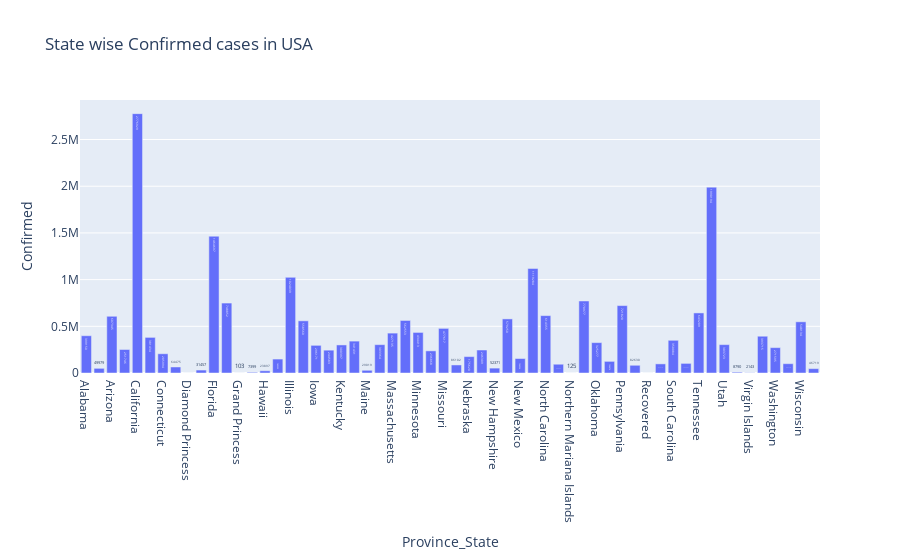

The notebook cell this image was saved under:
### Markdown cell above
### Plot Province/State Wise Confirmed cases in USA

### Code cell
df8 = df_usa.groupby(['Province_State'])['Confirmed'].sum().reset_index()
fig = px.bar(df8, x='Province_State', y='Confirmed', title='State wise Confirmed cases in USA', text='Confirmed')
fig.show()

### Figure 1 — Plotly figure (JSON) as saved in the notebook; plotly's stock layout.template omitted (floating-point values rounded to 4 significant figures)
{"data": [{"alignmentgroup": "True", "hovertemplate": "Province_State=%{x}<br>Confirmed=%{text}<extra></extra>", "legendgroup": "", "marker": {"color": "#636efa", "pattern": {"shape": ""}}, "name": "", "offsetgroup": "", "orientation": "v", "showlegend": false, "text": [399150, 49979, 607345, 251746, 2776929, 381434, 205994, 64475, 49, 31457, 1464697, 748852, 103, 7399, 23897, 149235, 1024039, 558560, 296171, 244583, 300397, 341431, 29019, 303364, 427135, 562553, 434413, 236868, 477617, 86102, 175620, 246309, 52371, 579250, 154954, 1119284, 614355, 93950, 125, 770977, 325277, 124476, 721820, 82630, 0, 97614, 350084, 102901, 643209, 1990194, 303723, 8790, 2143, 393715, 271595, 99778, 548134, 46719], "textposition": "auto", "type": "bar", "x": ["Alabama", "Alaska", "Arizona", "Arkansas", "California", "Colorado", "Connecticut", "Delaware", "Diamond Princess", "District of Columbia", "Florida", "Georgia", "Grand Princess", "Guam", "Hawaii", "Idaho", "Illinois", "Indiana", "Iowa", "Kansas", "Kentucky", "Louisiana", "Maine", "Maryland", "Massachusetts", "Michigan", "Minnesota", "Mississippi", "Missouri", "Montana", "Nebraska", "Nevada", "New Hampshire", "New Jersey", "New Mexico", "New York", "North Carolina", "North Dakota", "Northern Mariana Islands", "Ohio", "Oklahoma", "Oregon", "Pennsylvania", "Puerto Rico", "Recovered", "Rhode Island", "South Carolina", "South Dakota", "Tennessee", "Texas", "Utah", "Vermont", "Virgin Islands", "Virginia", "Washington", "West Virginia", "Wisconsin", "Wyoming"], "xaxis": "x", "y": [399150, 49979, 607345, 251746, 2776929, 381434, 205994, 64475, 49, 31457, 1464697, 748852, 103, 7399, 23897, 149235, 1024039, 558560, 296171, 244583, 300397, 341431, 29019, 303364, 427135, 562553, 434413, 236868, 477617, 86102, 175620, 246309, 52371, 579250, 154954, 1119284, 614355, 93950, 125, 770977, 325277, 124476, 721820, 82630, 0, 97614, 350084, 102901, 643209, 1990194, 303723, 8790, 2143, 393715, 271595, 99778, 548134, 46719], "yaxis": "y"}], "layout": {"barmode": "relative", "legend": {"tracegroupgap": 0}, "title": {"text": "State wise Confirmed cases in USA"}, "xaxis": {"anchor": "y", "domain": [0, 1], "title": {"text": "Province_State"}}, "yaxis": {"anchor": "x", "domain": [0, 1], "title": {"text": "Confirmed"}}}}
